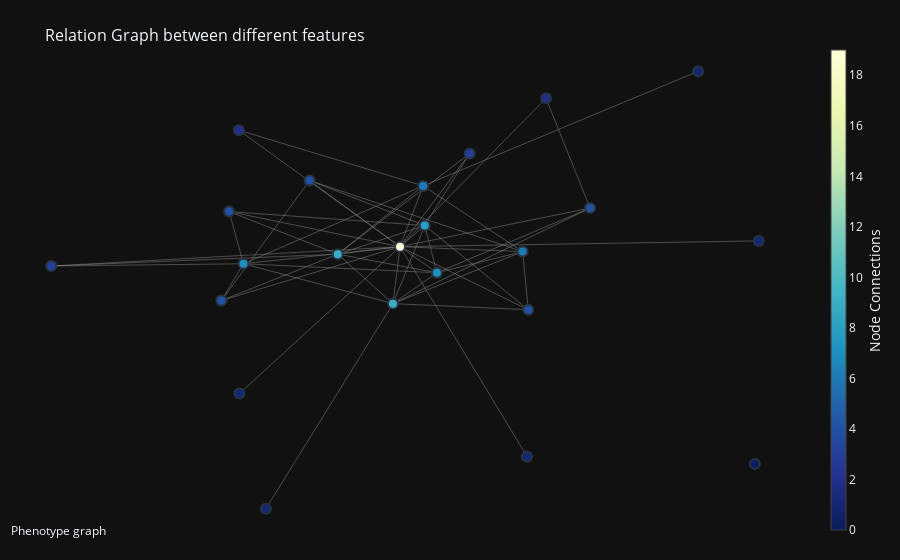
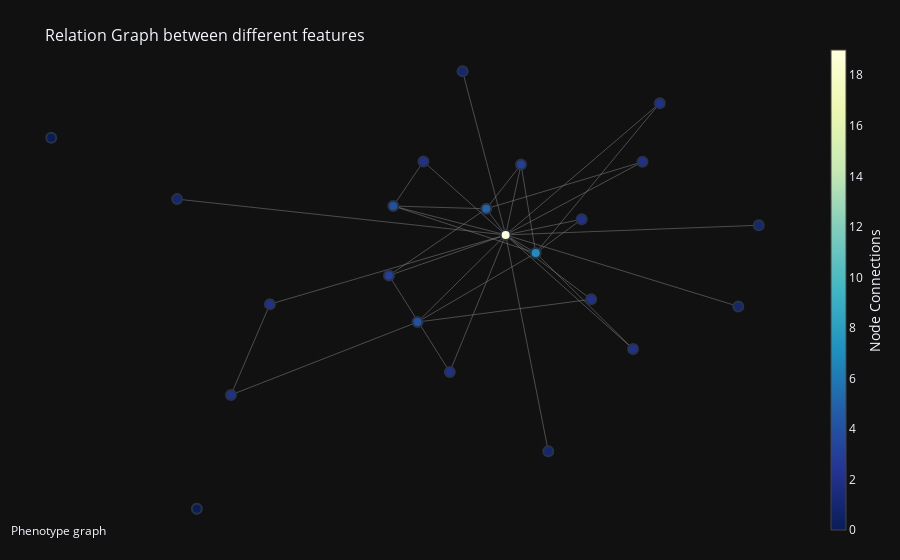
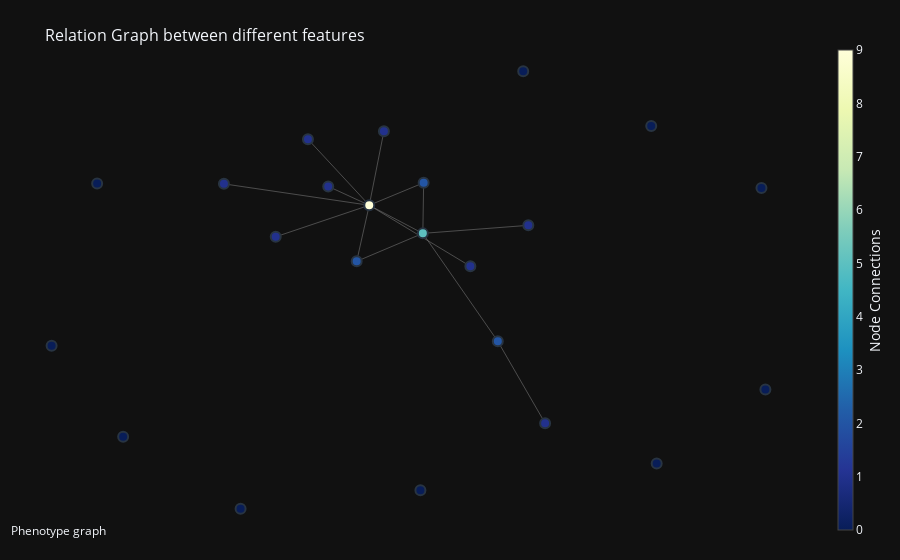
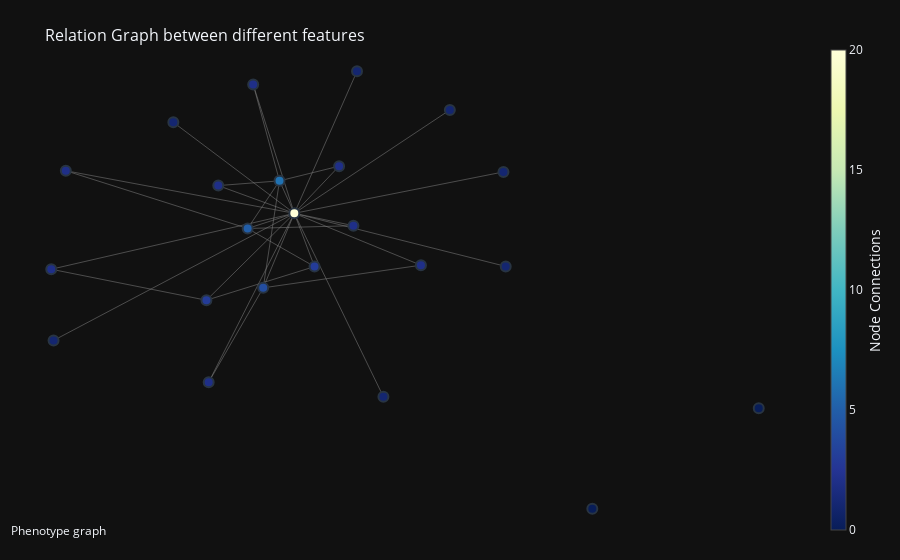

The notebook cell these images were saved under, in order:
### Markdown cell above
## Lets analyse all the 30 instances

### Code cell
input_data_folder = 'output/NSGAIII_multi'

analyse_folder(input_data_folder, features, model, scaler, columns_to_standardize)

### Figure 1 — Plotly figure (JSON) as saved in the notebook; plotly's stock layout.template omitted (floating-point values rounded to 4 significant figures; data arrays with more than 128 entries replaced by an {"elided": "..."} marker saying what was removed)
{"data": [{"hoverinfo": "text", "line": {"color": "#888", "width": 0.5}, "mode": "lines", "text": ["Weight: 0.029", "Weight: 0.038", "Weight: 0.316", "Weight: 0.048", "Weight: 0.01", "Weight: 0.01", "Weight: 0.019", "Weight: 0.01", "Weight: 0.01", "Weight: 0.355", "Weight: 0.019", "Weight: 0.01", "Weight: 0.01", "Weight: 0.01", "Weight: 0.019", "Weight: 0.422", "Weight: 0.029", "Weight: 0.019", "Weight: 0.01", "Weight: 0.01", "Weight: 0.01", "Weight: 0.01", "Weight: 0.01", "Weight: 0.192", "Weight: 0.038", "Weight: 0.019", "Weight: 0.01", "Weight: 0.048", "Weight: 0.019", "Weight: 0.038", "Weight: 0.048", "Weight: 0.067", "Weight: 0.086", "Weight: 0.01", "Weight: 0.058", "Weight: 0.029", "Weight: 0.019", "Weight: 0.038", "Weight: 0.153", "Weight: 0.01", "Weight: 0.019", "Weight: 0.01", "Weight: 0.01", "Weight: 0.01", "Weight: 0.01", "Weight: 0.01", "Weight: 0.01", "Weight: 0.01", "Weight: 0.01", "Weight: 0.01", "Weight: 0.01", "Weight: 0.01", "Weight: 0.01"], "x": {"elided": "159 float values"}, "y": {"elided": "159 float values"}, "type": "scatter"}, {"hoverinfo": "text", "marker": {"color": [7, 1, 8, 9, 1, 19, 9, 4, 0, 1, 1, 7, 1, 4, 3, 4, 6, 3, 4, 2, 2, 4, 6], "colorbar": {"thickness": 15, "title": {"side": "right", "text": "Node Connections"}, "xanchor": "left"}, "colorscale": [[0.0, "rgb(255,255,217)"], [0.125, "rgb(237,248,177)"], [0.25, "rgb(199,233,180)"], [0.375, "rgb(127,205,187)"], [0.5, "rgb(65,182,196)"], [0.625, "rgb(29,145,192)"], [0.75, "rgb(34,94,168)"], [0.875, "rgb(37,52,148)"], [1.0, "rgb(8,29,88)"]], "line": {"width": 2}, "reversescale": true, "showscale": true, "size": 10}, "mode": "markers", "text": ["Index: 0, feature: X1<br># of connections: 7", "Index: 1, feature: X2<br># of connections: 1", "Index: 2, feature: X3<br># of connections: 8", "Index: 3, feature: X4<br># of connections: 9", "Index: 4, feature: X5<br># of connections: 1", "Index: 5, feature: X6<br># of connections: 19", "Index: 6, feature: X7<br># of connections: 9", "Index: 7, feature: X8<br># of connections: 4", "Index: 8, feature: X9<br># of connections: 0", "Index: 9, feature: X10<br># of connections: 1", "Index: 10, feature: X11<br># of connections: 1", "Index: 11, feature: X12<br># of connections: 7", "Index: 12, feature: X13<br># of connections: 1", "Index: 13, feature: X14<br># of connections: 4", "Index: 14, feature: X15<br># of connections: 3", "Index: 15, feature: X16<br># of connections: 4", "Index: 16, feature: X17<br># of connections: 6", "Index: 17, feature: X18<br># of connections: 3", "Index: 18, feature: X19<br># of connections: 4", "Index: 19, feature: X20<br># of connections: 2", "Index: 20, feature: X21<br># of connections: 2", "Index: 21, feature: X22<br># of connections: 4", "Index: 22, feature: X23<br># of connections: 6"], "x": [0.03898, 0.5733, 0.01416, -0.1637, -0.3107, -0.03639, -0.05084, 0.3523, 0.6892, 0.6972, 0.2233, -0.3566, -0.3649, -0.4017, 0.1059, 0.2259, 0.2144, -0.7497, -0.3859, -0.366, 0.2621, -0.2212, 0.01099], "y": [-0.04829, 0.7642, 0.1423, 0.02649, -1.0, 0.05674, -0.1729, 0.2124, -0.8191, 0.08012, -0.789, -0.01219, -0.5357, -0.1606, 0.4321, -0.1975, 0.03687, -0.02124, 0.1983, 0.5265, 0.6551, 0.3235, 0.3019], "type": "scatter"}, {"hovertemplate": " %{hovertext}<extra></extra>", "hovertext": ["Edge (0 - 2): 0.029", "Edge (0 - 3): 0.038", "Edge (0 - 5): 0.316", "Edge (0 - 6): 0.048", "Edge (0 - 7): 0.01", "Edge (0 - 11): 0.01", "Edge (0 - 16): 0.019", "Edge (1 - 22): 0.01", "Edge (2 - 3): 0.01", "Edge (2 - 5): 0.355", "Edge (2 - 6): 0.019", "Edge (2 - 14): 0.01", "Edge (2 - 15): 0.01", "Edge (2 - 18): 0.01", "Edge (2 - 21): 0.019", "Edge (3 - 5): 0.422", "Edge (3 - 6): 0.029", "Edge (3 - 13): 0.019", "Edge (3 - 14): 0.01", "Edge (3 - 17): 0.01", "Edge (3 - 18): 0.01", "Edge (3 - 22): 0.01", "Edge (4 - 6): 0.01", "Edge (5 - 6): 0.192", "Edge (5 - 7): 0.038", "Edge (5 - 9): 0.019", "Edge (5 - 10): 0.01", "Edge (5 - 11): 0.048", "Edge (5 - 12): 0.019", "Edge (5 - 13): 0.038", "Edge (5 - 14): 0.048", "Edge (5 - 15): 0.067", "Edge (5 - 16): 0.086", "Edge (5 - 17): 0.01", "Edge (5 - 18): 0.058", "Edge (5 - 19): 0.029", "Edge (5 - 20): 0.019", "Edge (5 - 21): 0.038", "Edge (5 - 22): 0.153", "Edge (6 - 7): 0.01", "Edge (6 - 11): 0.019", "Edge (6 - 15): 0.01", "Edge (6 - 16): 0.01", "Edge (7 - 20): 0.01", "Edge (11 - 13): 0.01", "Edge (11 - 17): 0.01", "Edge (11 - 18): 0.01", "Edge (11 - 22): 0.01", "Edge (13 - 21): 0.01", "Edge (15 - 16): 0.01", "Edge (16 - 21): 0.01", "Edge (16 - 22): 0.01", "Edge (19 - 22): 0.01"], "marker": {"opacity": 0}, "mode": "markers", "showlegend": false, "x": [0.02657, -0.06239, 0.001296, -0.005929, 0.1956, -0.1588, 0.1267, 0.2921, -0.07479, -0.01111, -0.01834, 0.06005, 0.12, -0.1859, -0.1035, -0.1001, -0.1073, -0.2827, -0.02891, -0.4567, -0.2748, -0.07638, -0.1808, -0.04361, 0.1579, 0.3304, 0.09348, -0.1965, -0.2006, -0.2191, 0.03477, 0.09475, 0.08899, -0.393, -0.2111, -0.2012, 0.1129, -0.1288, -0.0127, 0.1507, -0.2037, 0.08753, 0.08177, 0.3072, -0.3792, -0.5531, -0.3712, -0.1728, -0.3115, 0.2201, -0.003429, 0.1127, -0.1775], "y": [0.04701, -0.0109, 0.004223, -0.1106, 0.08208, -0.03024, -0.005709, 0.533, 0.0844, 0.09952, -0.01529, 0.2872, -0.02757, 0.1703, 0.2329, 0.04162, -0.07319, -0.06703, 0.2293, 0.002628, 0.1124, 0.1642, -0.5864, -0.05807, 0.1346, 0.06843, -0.3661, 0.02227, -0.2395, -0.05191, 0.2444, -0.07036, 0.0468, 0.01775, 0.1275, 0.2916, 0.3559, 0.1901, 0.1793, 0.01978, -0.09253, -0.1852, -0.06801, 0.4338, -0.08637, -0.01671, 0.09305, 0.1449, 0.08145, -0.08029, 0.1802, 0.1694, 0.4142], "type": "scatter"}], "layout": {"annotations": [{"showarrow": false, "text": "Phenotype graph", "x": 0.005, "xref": "paper", "y": -0.002, "yref": "paper"}], "hovermode": "closest", "margin": {"b": 20, "l": 5, "r": 5, "t": 40}, "showlegend": false, "title": {"font": {"size": 16}, "text": "<br>Relation Graph between different features"}, "xaxis": {"showgrid": false, "showticklabels": false, "zeroline": false}, "yaxis": {"showgrid": false, "showticklabels": false, "zeroline": false}}}

### Figure 2 — Plotly figure (JSON) as saved in the notebook; plotly's stock layout.template omitted (floating-point values rounded to 4 significant figures)
{"data": [{"hoverinfo": "text", "line": {"color": "#888", "width": 0.5}, "mode": "lines", "text": ["Weight: 0.508", "Weight: 0.013", "Weight: 0.013", "Weight: 0.013", "Weight: 0.013", "Weight: 0.013", "Weight: 0.013", "Weight: 0.393", "Weight: 0.013", "Weight: 0.013", "Weight: 0.013", "Weight: 0.025", "Weight: 0.013", "Weight: 0.025", "Weight: 0.038", "Weight: 0.025", "Weight: 0.051", "Weight: 0.013", "Weight: 0.076", "Weight: 0.025", "Weight: 0.216", "Weight: 0.025", "Weight: 0.025", "Weight: 0.051", "Weight: 0.089", "Weight: 0.013", "Weight: 0.025", "Weight: 0.051", "Weight: 0.102", "Weight: 0.013", "Weight: 0.013", "Weight: 0.013", "Weight: 0.013", "Weight: 0.025"], "x": [0.05478, 0.1018, null, 0.05478, 0.4337, null, 0.05478, -0.1706, null, 0.05478, -0.181, null, 0.05478, 0.1391, null, 0.4757, 0.1747, null, 0.4757, 0.1018, null, 0.1747, 0.1018, null, 0.1747, -0.1706, null, 0.1747, 0.4108, null, 0.1747, 0.2863, null, 0.1747, -0.1118, null, 0.1747, 0.1391, null, 0.1018, -0.4697, null, 0.1018, 0.4337, null, 0.1018, -0.03357, null, 0.1018, 0.3093, null, 0.1018, 0.2052, null, 0.1018, -0.1706, null, 0.1018, 0.4108, null, 0.1018, 0.2863, null, 0.1018, 0.7155, null, 0.1018, 0.666, null, 0.1018, -0.1118, null, 0.1018, -0.09749, null, 0.1018, -0.6948, null, 0.1018, -0.002587, null, 0.1018, -0.181, null, 0.1018, 0.1391, null, -0.4697, -0.5642, null, -0.03357, -0.181, null, 0.3093, -0.1118, null, -0.1706, -0.09749, null, -0.5642, -0.1118, null], "y": [0.1904, 0.08889, null, 0.1904, 0.3724, null, 0.1904, 0.2009, null, 0.1904, -0.06871, null, 0.1904, 0.3621, null, 0.5999, 0.01862, null, 0.5999, 0.08889, null, 0.01862, 0.08889, null, 0.01862, 0.2009, null, 0.01862, -0.3541, null, 0.01862, 0.1496, null, 0.01862, -0.2492, null, 0.01862, 0.3621, null, 0.08889, -0.18, null, 0.08889, 0.3724, null, 0.08889, -0.4428, null, 0.08889, -0.1611, null, 0.08889, -0.7504, null, 0.08889, 0.2009, null, 0.08889, -0.3541, null, 0.08889, 0.1496, null, 0.08889, 0.1263, null, 0.08889, -0.1886, null, 0.08889, -0.2492, null, 0.08889, 0.374, null, 0.08889, 0.2278, null, 0.08889, 0.724, null, 0.08889, -0.06871, null, 0.08889, 0.3621, null, -0.18, -0.5322, null, -0.4428, -0.06871, null, -0.1611, -0.2492, null, 0.2009, 0.374, null, -0.5322, -0.2492, null], "type": "scatter"}, {"hoverinfo": "text", "marker": {"color": [5, 2, 7, 0, 0, 19, 2, 2, 2, 2, 1, 4, 2, 2, 2, 1, 1, 4, 2, 1, 1, 3, 3], "colorbar": {"thickness": 15, "title": {"side": "right", "text": "Node Connections"}, "xanchor": "left"}, "colorscale": [[0.0, "rgb(255,255,217)"], [0.125, "rgb(237,248,177)"], [0.25, "rgb(199,233,180)"], [0.375, "rgb(127,205,187)"], [0.5, "rgb(65,182,196)"], [0.625, "rgb(29,145,192)"], [0.75, "rgb(34,94,168)"], [0.875, "rgb(37,52,148)"], [1.0, "rgb(8,29,88)"]], "line": {"width": 2}, "reversescale": true, "showscale": true, "size": 10}, "mode": "markers", "text": ["Index: 0, feature: X1<br># of connections: 5", "Index: 1, feature: X2<br># of connections: 2", "Index: 2, feature: X3<br># of connections: 7", "Index: 3, feature: X4<br># of connections: 0", "Index: 4, feature: X5<br># of connections: 0", "Index: 5, feature: X6<br># of connections: 19", "Index: 6, feature: X7<br># of connections: 2", "Index: 7, feature: X8<br># of connections: 2", "Index: 8, feature: X9<br># of connections: 2", "Index: 9, feature: X10<br># of connections: 2", "Index: 10, feature: X11<br># of connections: 1", "Index: 11, feature: X12<br># of connections: 4", "Index: 12, feature: X13<br># of connections: 2", "Index: 13, feature: X14<br># of connections: 2", "Index: 14, feature: X15<br># of connections: 2", "Index: 15, feature: X16<br># of connections: 1", "Index: 16, feature: X17<br># of connections: 1", "Index: 17, feature: X18<br># of connections: 4", "Index: 18, feature: X19<br># of connections: 2", "Index: 19, feature: X20<br># of connections: 1", "Index: 20, feature: X21<br># of connections: 1", "Index: 21, feature: X22<br># of connections: 3", "Index: 22, feature: X23<br># of connections: 3"], "x": [0.05478, 0.4757, 0.1747, -1.0, -0.6469, 0.1018, -0.4697, 0.4337, -0.03357, 0.3093, 0.2052, -0.1706, -0.5642, 0.4108, 0.2863, 0.7155, 0.666, -0.1118, -0.09749, -0.6948, -0.002587, -0.181, 0.1391], "y": [0.1904, 0.5999, 0.01862, 0.466, -0.9738, 0.08889, -0.18, 0.3724, -0.4428, -0.1611, -0.7504, 0.2009, -0.5322, -0.3541, 0.1496, 0.1263, -0.1886, -0.2492, 0.374, 0.2278, 0.724, -0.06871, 0.3621], "type": "scatter"}, {"hovertemplate": " %{hovertext}<extra></extra>", "hovertext": ["Edge (0 - 5): 0.508", "Edge (0 - 7): 0.013", "Edge (0 - 11): 0.013", "Edge (0 - 21): 0.013", "Edge (0 - 22): 0.013", "Edge (1 - 2): 0.013", "Edge (1 - 5): 0.013", "Edge (2 - 5): 0.393", "Edge (2 - 11): 0.013", "Edge (2 - 13): 0.013", "Edge (2 - 14): 0.013", "Edge (2 - 17): 0.025", "Edge (2 - 22): 0.013", "Edge (5 - 6): 0.025", "Edge (5 - 7): 0.038", "Edge (5 - 8): 0.025", "Edge (5 - 9): 0.051", "Edge (5 - 10): 0.013", "Edge (5 - 11): 0.076", "Edge (5 - 13): 0.025", "Edge (5 - 14): 0.216", "Edge (5 - 15): 0.025", "Edge (5 - 16): 0.025", "Edge (5 - 17): 0.051", "Edge (5 - 18): 0.089", "Edge (5 - 19): 0.013", "Edge (5 - 20): 0.025", "Edge (5 - 21): 0.051", "Edge (5 - 22): 0.102", "Edge (6 - 12): 0.013", "Edge (8 - 21): 0.013", "Edge (9 - 17): 0.013", "Edge (11 - 18): 0.013", "Edge (12 - 17): 0.025"], "marker": {"opacity": 0}, "mode": "markers", "showlegend": false, "x": [0.07829, 0.2442, -0.05791, -0.06312, 0.09696, 0.3252, 0.2887, 0.1383, 0.002058, 0.2928, 0.2305, 0.03144, 0.1569, -0.184, 0.2677, 0.03411, 0.2055, 0.1535, -0.0344, 0.2563, 0.194, 0.4087, 0.3839, -0.005015, 0.002154, -0.2965, 0.0496, -0.03962, 0.1205, -0.517, -0.1073, 0.09873, -0.134, -0.338], "y": [0.1397, 0.2814, 0.1957, 0.06086, 0.2763, 0.3093, 0.3444, 0.05375, 0.1098, -0.1677, 0.08412, -0.1153, 0.1903, -0.04555, 0.2306, -0.177, -0.03611, -0.3308, 0.1449, -0.1326, 0.1193, 0.1076, -0.04986, -0.08017, 0.2314, 0.1583, 0.4064, 0.01009, 0.2255, -0.3561, -0.2558, -0.2052, 0.2875, -0.3907], "type": "scatter"}], "layout": {"annotations": [{"showarrow": false, "text": "Phenotype graph", "x": 0.005, "xref": "paper", "y": -0.002, "yref": "paper"}], "hovermode": "closest", "margin": {"b": 20, "l": 5, "r": 5, "t": 40}, "showlegend": false, "title": {"font": {"size": 16}, "text": "<br>Relation Graph between different features"}, "xaxis": {"showgrid": false, "showticklabels": false, "zeroline": false}, "yaxis": {"showgrid": false, "showticklabels": false, "zeroline": false}}}

### Figure 3 — Plotly figure (JSON) as saved in the notebook; plotly's stock layout.template omitted (floating-point values rounded to 4 significant figures)
{"data": [{"hoverinfo": "text", "line": {"color": "#888", "width": 0.5}, "mode": "lines", "text": ["Weight: 0.534", "Weight: 0.097", "Weight: 0.049", "Weight: 0.049", "Weight: 0.049", "Weight: 0.097", "Weight: 0.34", "Weight: 0.097", "Weight: 0.049", "Weight: 0.194", "Weight: 0.049", "Weight: 0.097", "Weight: 0.097", "Weight: 0.049"], "x": [0.0351, -0.1088, null, 0.0351, 0.3184, null, 0.0351, -0.1426, null, 0.0351, 0.2365, null, 0.0351, 0.03728, null, -0.36, -0.1088, null, -0.1088, -0.219, null, -0.1088, -0.1426, null, -0.1088, 0.1627, null, -0.1088, 0.03728, null, -0.1088, -0.499, null, -0.1088, -0.2734, null, -0.1088, -0.06946, null, 0.3635, 0.2365, null], "y": [0.1554, 0.2733, null, 0.1554, 0.1891, null, 0.1554, 0.0381, null, 0.1554, -0.2975, null, 0.1554, 0.3678, null, 0.1411, 0.2733, null, 0.2733, 0.3525, null, 0.2733, 0.0381, null, 0.2733, 0.01723, null, 0.2733, 0.3678, null, 0.2733, 0.3632, null, 0.2733, 0.5504, null, 0.2733, 0.5838, null, -0.6411, -0.2975, null], "type": "scatter"}, {"hoverinfo": "text", "marker": {"color": [5, 0, 1, 0, 0, 9, 0, 1, 0, 0, 1, 1, 2, 0, 2, 1, 0, 0, 2, 1, 0, 1, 1], "colorbar": {"thickness": 15, "title": {"side": "right", "text": "Node Connections"}, "xanchor": "left"}, "colorscale": [[0.0, "rgb(255,255,217)"], [0.125, "rgb(237,248,177)"], [0.25, "rgb(199,233,180)"], [0.375, "rgb(127,205,187)"], [0.5, "rgb(65,182,196)"], [0.625, "rgb(29,145,192)"], [0.75, "rgb(34,94,168)"], [0.875, "rgb(37,52,148)"], [1.0, "rgb(8,29,88)"]], "line": {"width": 2}, "reversescale": true, "showscale": true, "size": 10}, "mode": "markers", "text": ["Index: 0, feature: X1<br># of connections: 5", "Index: 1, feature: X2<br># of connections: 0", "Index: 2, feature: X3<br># of connections: 1", "Index: 3, feature: X4<br># of connections: 0", "Index: 4, feature: X5<br># of connections: 0", "Index: 5, feature: X6<br># of connections: 9", "Index: 6, feature: X7<br># of connections: 0", "Index: 7, feature: X8<br># of connections: 1", "Index: 8, feature: X9<br># of connections: 0", "Index: 9, feature: X10<br># of connections: 0", "Index: 10, feature: X11<br># of connections: 1", "Index: 11, feature: X12<br># of connections: 1", "Index: 12, feature: X13<br># of connections: 2", "Index: 13, feature: X14<br># of connections: 0", "Index: 14, feature: X15<br># of connections: 2", "Index: 15, feature: X16<br># of connections: 1", "Index: 16, feature: X17<br># of connections: 0", "Index: 17, feature: X18<br># of connections: 0", "Index: 18, feature: X19<br># of connections: 2", "Index: 19, feature: X20<br># of connections: 1", "Index: 20, feature: X21<br># of connections: 0", "Index: 21, feature: X22<br># of connections: 1", "Index: 22, feature: X23<br># of connections: 1"], "x": [0.0351, 0.6484, -0.36, -0.8396, -0.4543, -0.1088, -0.9618, 0.3184, 0.6631, 0.9445, 0.3635, -0.219, -0.1426, 0.02861, 0.2365, 0.1627, 0.955, -0.7697, 0.03728, -0.499, 0.3046, -0.2734, -0.06946], "y": [0.1554, 0.6059, 0.1411, 0.365, -1.0, 0.2733, -0.3165, 0.1891, -0.8097, 0.3459, -0.6411, 0.3525, 0.0381, -0.922, -0.2975, 0.01723, -0.4995, -0.6982, 0.3678, 0.3632, 0.8356, 0.5504, 0.5838], "type": "scatter"}, {"hovertemplate": " %{hovertext}<extra></extra>", "hovertext": ["Edge (0 - 5): 0.534", "Edge (0 - 7): 0.097", "Edge (0 - 12): 0.049", "Edge (0 - 14): 0.049", "Edge (0 - 18): 0.049", "Edge (2 - 5): 0.097", "Edge (5 - 11): 0.34", "Edge (5 - 12): 0.097", "Edge (5 - 15): 0.049", "Edge (5 - 18): 0.194", "Edge (5 - 19): 0.049", "Edge (5 - 21): 0.097", "Edge (5 - 22): 0.097", "Edge (10 - 14): 0.049"], "marker": {"opacity": 0}, "mode": "markers", "showlegend": false, "x": [-0.03684, 0.1767, -0.05373, 0.1358, 0.03619, -0.2344, -0.1639, -0.1257, 0.02698, -0.03575, -0.3039, -0.1911, -0.08913, 0.3], "y": [0.2144, 0.1723, 0.09677, -0.07105, 0.2616, 0.2072, 0.3129, 0.1557, 0.1453, 0.3205, 0.3182, 0.4119, 0.4285, -0.4693], "type": "scatter"}], "layout": {"annotations": [{"showarrow": false, "text": "Phenotype graph", "x": 0.005, "xref": "paper", "y": -0.002, "yref": "paper"}], "hovermode": "closest", "margin": {"b": 20, "l": 5, "r": 5, "t": 40}, "showlegend": false, "title": {"font": {"size": 16}, "text": "<br>Relation Graph between different features"}, "xaxis": {"showgrid": false, "showticklabels": false, "zeroline": false}, "yaxis": {"showgrid": false, "showticklabels": false, "zeroline": false}}}

### Figure 4 — Plotly figure (JSON) as saved in the notebook; plotly's stock layout.template omitted (floating-point values rounded to 4 significant figures)
{"data": [{"hoverinfo": "text", "line": {"color": "#888", "width": 0.5}, "mode": "lines", "text": ["Weight: 0.244", "Weight: 0.061", "Weight: 0.041", "Weight: 0.02", "Weight: 0.02", "Weight: 0.02", "Weight: 0.02", "Weight: 0.02", "Weight: 0.041", "Weight: 0.041", "Weight: 0.061", "Weight: 0.081", "Weight: 0.244", "Weight: 0.346", "Weight: 0.224", "Weight: 0.224", "Weight: 0.041", "Weight: 0.02", "Weight: 0.02", "Weight: 0.346", "Weight: 0.041", "Weight: 0.061", "Weight: 0.041", "Weight: 0.02", "Weight: 0.041", "Weight: 0.02", "Weight: 0.02", "Weight: 0.02", "Weight: 0.02", "Weight: 0.02", "Weight: 0.081", "Weight: 0.02"], "x": [0.08219, -0.05164, null, 0.08219, -0.1573, null, 0.3005, -0.05164, null, 0.1501, -0.05164, null, -0.602, -0.05164, null, -0.602, -0.2506, null, -0.2455, -0.05164, null, -0.2455, -0.1221, null, -0.05164, -0.1221, null, -0.05164, 0.4219, null, -0.05164, 0.2351, null, -0.05164, -0.2506, null, -0.05164, -0.2238, null, -0.05164, -0.1573, null, -0.05164, -0.005868, null, -0.05164, 0.04977, null, -0.05164, 0.4271, null, -0.05164, -0.5968, null, -0.05164, -0.569, null, -0.05164, -0.08515, null, -0.05164, 0.09033, null, -0.05164, -0.3256, null, -0.05164, -0.1448, null, -0.1221, 0.2351, null, -0.1221, -0.08515, null, -0.2506, -0.005868, null, -0.2238, -0.08515, null, -0.1573, -0.005868, null, -0.1573, -0.569, null, -0.1573, -0.08515, null, 0.04977, -0.08515, null, -0.08515, -0.1448, null], "y": [0.06402, 0.1062, null, 0.06402, 0.05453, null, 0.4588, 0.1062, null, -0.5195, 0.1062, null, -0.08449, 0.1062, null, -0.08449, -0.1902, null, -0.4697, 0.1062, null, -0.4697, -0.1479, null, 0.1062, -0.1479, null, 0.1062, 0.2473, null, 0.1062, -0.07073, null, 0.1062, -0.1902, null, 0.1062, 0.2007, null, 0.1062, 0.05453, null, 0.1062, -0.07548, null, 0.1062, 0.267, null, 0.1062, -0.07479, null, 0.1062, -0.3273, null, 0.1062, 0.2514, null, 0.1062, 0.217, null, 0.1062, 0.5907, null, 0.1062, 0.4166, null, 0.1062, 0.5457, null, -0.1479, -0.07073, null, -0.1479, 0.217, null, -0.1902, -0.07548, null, 0.2007, 0.217, null, 0.05453, -0.07548, null, 0.05453, 0.2514, null, 0.05453, 0.217, null, 0.267, 0.217, null, 0.217, 0.5457, null], "type": "scatter"}, {"hoverinfo": "text", "marker": {"color": [2, 1, 1, 2, 2, 20, 4, 1, 0, 2, 3, 2, 5, 3, 2, 1, 0, 1, 2, 6, 1, 1, 2], "colorbar": {"thickness": 15, "title": {"side": "right", "text": "Node Connections"}, "xanchor": "left"}, "colorscale": [[0.0, "rgb(255,255,217)"], [0.125, "rgb(237,248,177)"], [0.25, "rgb(199,233,180)"], [0.375, "rgb(127,205,187)"], [0.5, "rgb(65,182,196)"], [0.625, "rgb(29,145,192)"], [0.75, "rgb(34,94,168)"], [0.875, "rgb(37,52,148)"], [1.0, "rgb(8,29,88)"]], "line": {"width": 2}, "reversescale": true, "showscale": true, "size": 10}, "mode": "markers", "text": ["Index: 0, feature: X1<br># of connections: 2", "Index: 1, feature: X2<br># of connections: 1", "Index: 2, feature: X3<br># of connections: 1", "Index: 3, feature: X4<br># of connections: 2", "Index: 4, feature: X5<br># of connections: 2", "Index: 5, feature: X6<br># of connections: 20", "Index: 6, feature: X7<br># of connections: 4", "Index: 7, feature: X8<br># of connections: 1", "Index: 8, feature: X9<br># of connections: 0", "Index: 9, feature: X10<br># of connections: 2", "Index: 10, feature: X11<br># of connections: 3", "Index: 11, feature: X12<br># of connections: 2", "Index: 12, feature: X13<br># of connections: 5", "Index: 13, feature: X14<br># of connections: 3", "Index: 14, feature: X15<br># of connections: 2", "Index: 15, feature: X16<br># of connections: 1", "Index: 16, feature: X17<br># of connections: 0", "Index: 17, feature: X18<br># of connections: 1", "Index: 18, feature: X19<br># of connections: 2", "Index: 19, feature: X20<br># of connections: 6", "Index: 20, feature: X21<br># of connections: 1", "Index: 21, feature: X22<br># of connections: 1", "Index: 22, feature: X23<br># of connections: 2"], "x": [0.08219, 0.3005, 0.1501, -0.602, -0.2455, -0.05164, -0.1221, 0.4219, 0.6231, 0.2351, -0.2506, -0.2238, -0.1573, -0.005868, 0.04977, 0.4271, 1.0, -0.5968, -0.569, -0.08515, 0.09033, -0.3256, -0.1448], "y": [0.06402, 0.4588, -0.5195, -0.08449, -0.4697, 0.1062, -0.1479, 0.2473, -0.9013, -0.07073, -0.1902, 0.2007, 0.05453, -0.07548, 0.267, -0.07479, -0.5587, -0.3273, 0.2514, 0.217, 0.5907, 0.4166, 0.5457], "type": "scatter"}, {"hovertemplate": " %{hovertext}<extra></extra>", "hovertext": ["Edge (0 - 5): 0.244", "Edge (0 - 12): 0.061", "Edge (1 - 5): 0.041", "Edge (2 - 5): 0.02", "Edge (3 - 5): 0.02", "Edge (3 - 10): 0.02", "Edge (4 - 5): 0.02", "Edge (4 - 6): 0.02", "Edge (5 - 6): 0.041", "Edge (5 - 7): 0.041", "Edge (5 - 9): 0.061", "Edge (5 - 10): 0.081", "Edge (5 - 11): 0.244", "Edge (5 - 12): 0.346", "Edge (5 - 13): 0.224", "Edge (5 - 14): 0.224", "Edge (5 - 15): 0.041", "Edge (5 - 17): 0.02", "Edge (5 - 18): 0.02", "Edge (5 - 19): 0.346", "Edge (5 - 20): 0.041", "Edge (5 - 21): 0.061", "Edge (5 - 22): 0.041", "Edge (6 - 9): 0.02", "Edge (6 - 19): 0.041", "Edge (10 - 13): 0.02", "Edge (11 - 19): 0.02", "Edge (12 - 13): 0.02", "Edge (12 - 18): 0.02", "Edge (12 - 19): 0.02", "Edge (14 - 19): 0.081", "Edge (19 - 22): 0.02"], "marker": {"opacity": 0}, "mode": "markers", "showlegend": false, "x": [0.01528, -0.03755, 0.1245, 0.04924, -0.3268, -0.4263, -0.1486, -0.1838, -0.08685, 0.1851, 0.09174, -0.1511, -0.1377, -0.1045, -0.02875, -0.0009343, 0.1877, -0.3242, -0.3103, -0.0684, 0.01934, -0.1886, -0.09822, 0.05653, -0.1036, -0.1283, -0.1545, -0.08158, -0.3632, -0.1212, -0.01769, -0.115], "y": [0.08512, 0.05927, 0.2825, -0.2066, 0.01086, -0.1374, -0.1817, -0.3088, -0.02083, 0.1768, 0.01774, -0.042, 0.1535, 0.08037, 0.01537, 0.1866, 0.01571, -0.1106, 0.1788, 0.1616, 0.3485, 0.2614, 0.326, -0.1093, 0.03454, -0.1328, 0.2088, -0.01048, 0.153, 0.1357, 0.242, 0.3813], "type": "scatter"}], "layout": {"annotations": [{"showarrow": false, "text": "Phenotype graph", "x": 0.005, "xref": "paper", "y": -0.002, "yref": "paper"}], "hovermode": "closest", "margin": {"b": 20, "l": 5, "r": 5, "t": 40}, "showlegend": false, "title": {"font": {"size": 16}, "text": "<br>Relation Graph between different features"}, "xaxis": {"showgrid": false, "showticklabels": false, "zeroline": false}, "yaxis": {"showgrid": false, "showticklabels": false, "zeroline": false}}}
